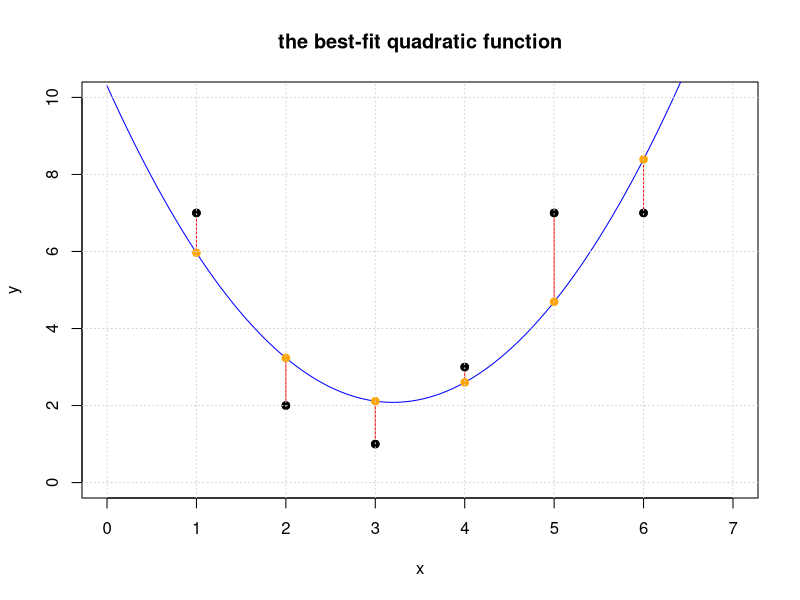
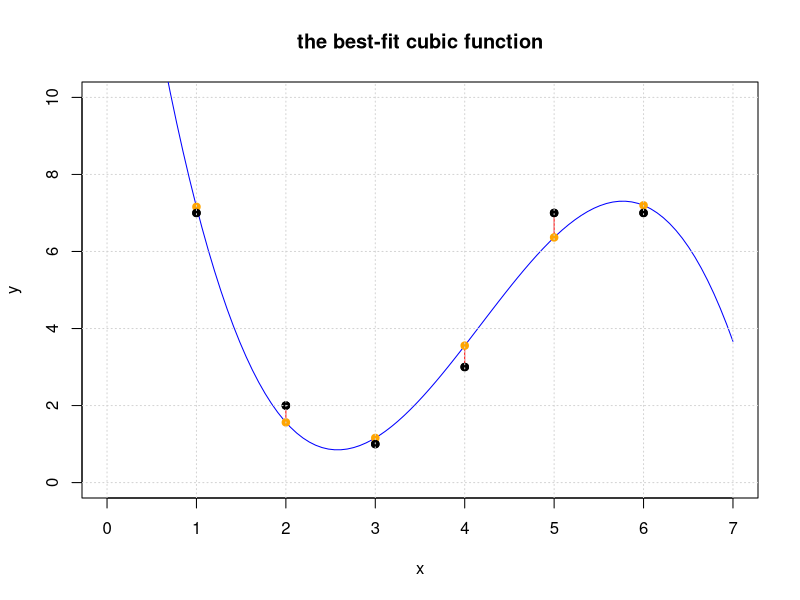
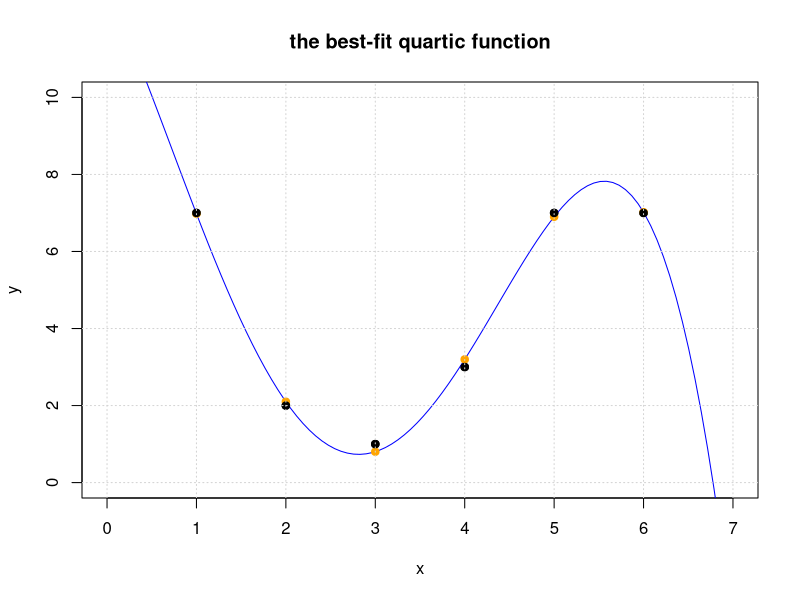
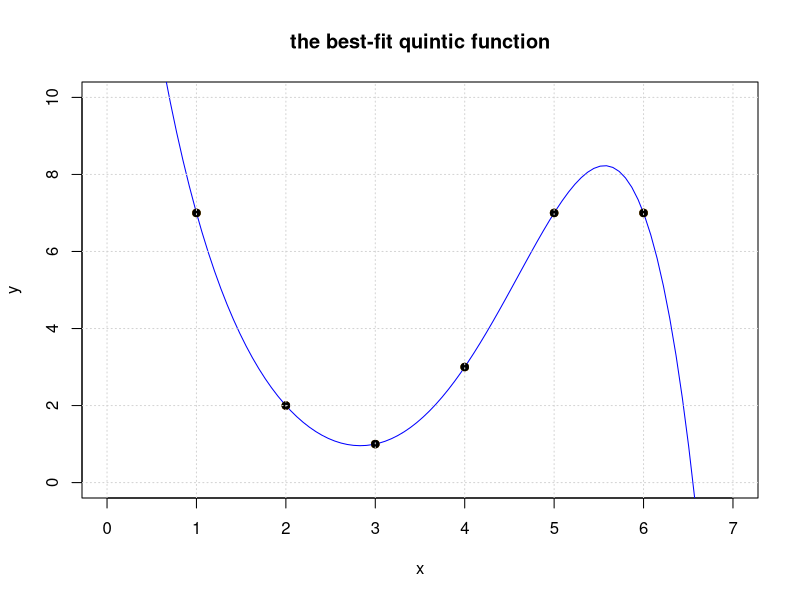
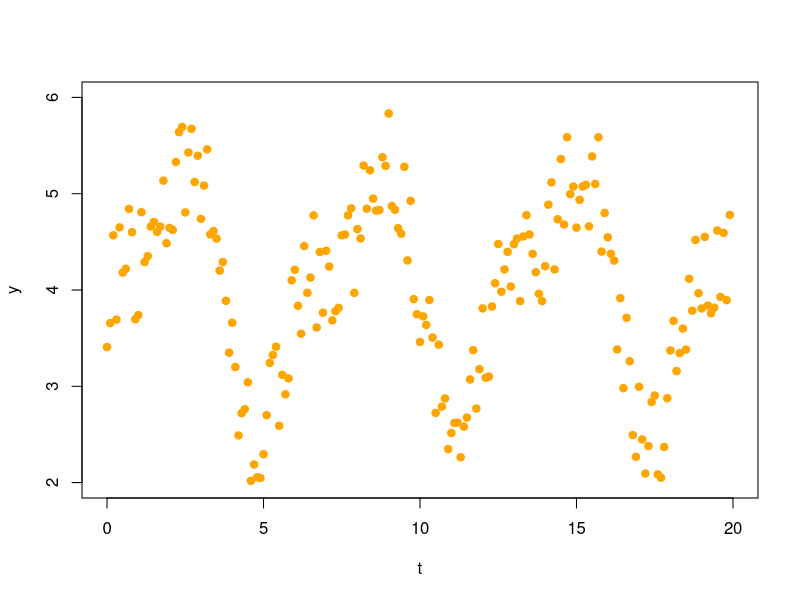
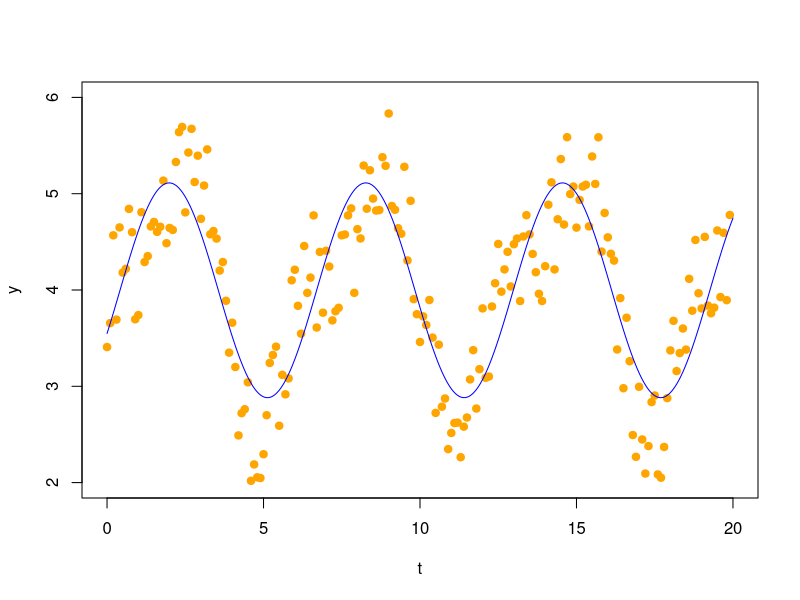
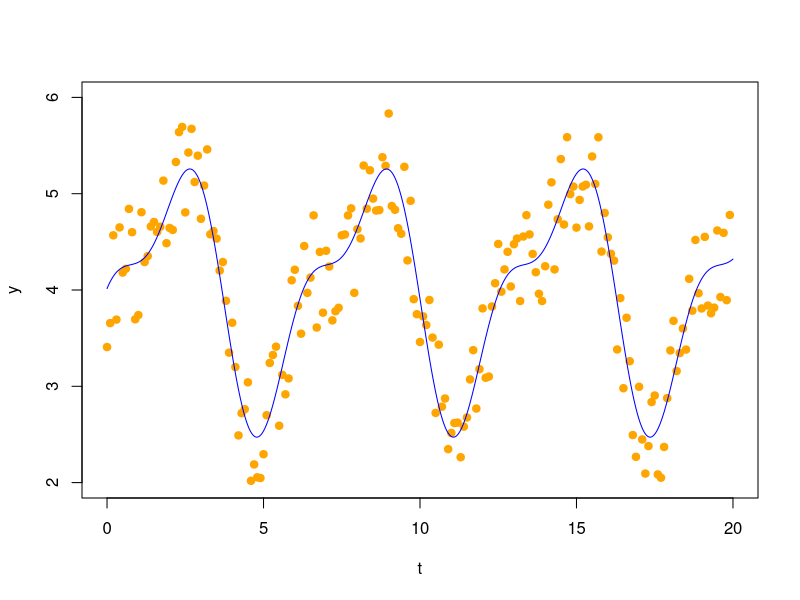
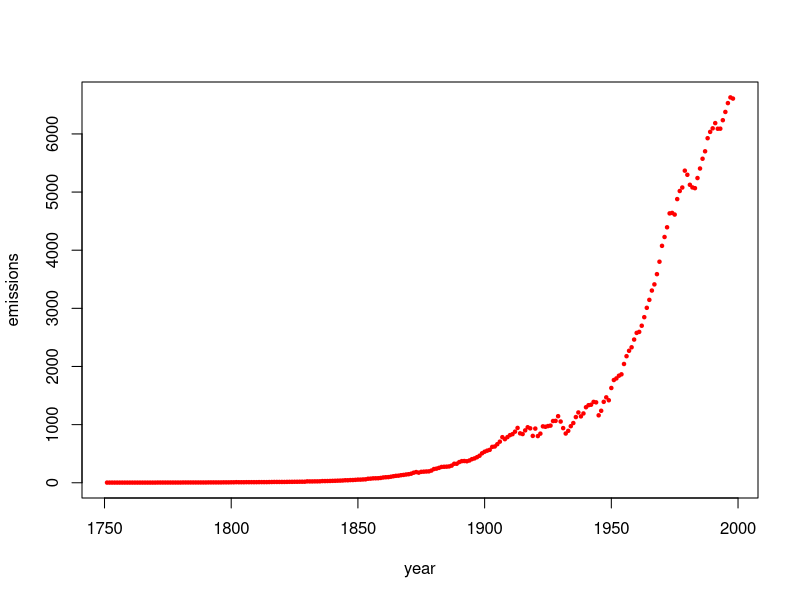

Write R code to recreate these figures, in order.
## ---- chunk 1
require(pracma)
## ---- chunk 2
(A = cbind(c(1,2,-1,-2),c(1,2,3,4),c(1,0,1,0)))
b = c(9,5,5,8)
## ---- chunk 3
t(A) %*% A
## ---- chunk 4
m = cbind(c(1,2,-1,-2),c(1,2,3,4),c(1,0,1,0),c(9,5,5,8))
rref(m)
## ---- chunk 5
(xhat = solve(t(A) %*% A, t(A) %*% b))
(bhat = A %*% xhat)
## ---- chunk 6
(r = b - bhat)
t(A) %*% r
sqrt(t(r) %*% r)
## ---- chunk 7
aplus=(solve(t(A) %*% A)) %*% t(A)
aplus
aplus %*% b
## ---- chunk 8
p= A %*% (solve(t(A) %*% A)) %*% t(A)
p
p %*% b
## ---- chunk 9
p %*% p
## ---- chunk 10
b2 = c(1,2,3,4)
p %*% b2
## ---- chunk 11
(eigen(p))
## ---- chunk 12
x = c(1,2,3,4,5,6)
y = c(7,2,1,3,7,7)
(A = cbind(x^0,x,x^2))
xhat = solve(t(A)%*%A,t(A)%*%y)
yhat = A %*% xhat
r = y - yhat
sqrt(t(r) %*% r)
## ---- chunk 13
#plot the original set of points
plot(x,y,pch=19,xlim=c(0,7),ylim=c(0,10), main='the best-fit quadratic function')
# generate points for the fitted line and plot it
tt = seq(0,7,len=100)  
lines(tt,xhat[1]+xhat[2]*tt+xhat[3]*tt^2,col='blue')
# add the residuals to the plot
for (i in 1:length(x)) {
  lines(c(x[i],x[i]),c(y[i],yhat[i]), col='red')
}
#add yhat to the plot
points(x,yhat,pch=19,col='orange')
#put the original points back on the plot last so we can see them 
points(x,y,pch=19,col="black")
grid()
## ---- chunk 14
x = c(1,2,3,4,5,6)
y = c(7,2,1,3,7,7)
(A = cbind(x^0,x,x^2,x^3))
xhat = solve(t(A)%*%A,t(A)%*%y)
yhat = A %*% xhat
r = y - yhat
sqrt(t(r) %*% r)
## ---- chunk 15
#plot the original set of points
plot(x,y,pch=19,xlim=c(0,7),ylim=c(0,10), main='the best-fit cubic function')
# generate points for the fitted line and plot it
tt = seq(0,7,len=100)  
lines(tt,xhat[1]+xhat[2]*tt+xhat[3]*tt^2+xhat[4]*tt^3,col='blue')
# add the residuals to the plot
for (i in 1:length(x)) {
  lines(c(x[i],x[i]),c(y[i],yhat[i]), col='red')
}
#add yhat to the plot
points(x,yhat,pch=19,col='orange')
#put the original points back on the plot last so we can see them 
points(x,y,pch=19,col="black")
grid()
## ---- chunk 16
x = c(1,2,3,4,5,6)
y = c(7,2,1,3,7,7)
(A = cbind(x^0,x,x^2,x^3,x^4))
xhat = solve(t(A)%*%A,t(A)%*%y)
yhat = A %*% xhat
r = y - yhat
sqrt(t(r) %*% r)
## ---- chunk 17
#plot the original set of points
plot(x,y,pch=19,xlim=c(0,7),ylim=c(0,10), main='the best-fit quartic function')
# generate points for the fitted line and plot it
tt = seq(0,7,len=100)  
lines(tt,xhat[1]+xhat[2]*tt+xhat[3]*tt^2+xhat[4]*tt^3+xhat[5]*tt^4,col='blue')
# add the residuals to the plot
for (i in 1:length(x)) {
  lines(c(x[i],x[i]),c(y[i],yhat[i]), col='red')
}
#add yhat to the plot
points(x,yhat,pch=19,col='orange')
#put the original points back on the plot last so we can see them 
points(x,y,pch=19,col="black")
grid()
## ---- chunk 18
x = c(1,2,3,4,5,6)
y = c(7,2,1,3,7,7)
(A = cbind(x^0,x,x^2,x^3,x^4,x^5))
xhat = solve(t(A)%*%A,t(A)%*%y)
yhat = A %*% xhat
r = y - yhat
sqrt(t(r) %*% r)
## ---- chunk 19
#plot the original set of points
plot(x,y,pch=19,xlim=c(0,7),ylim=c(0,10), main='the best-fit quintic function')
# generate points for the fitted line and plot it
tt = seq(0,7,len=100)  
lines(tt,xhat[1]+xhat[2]*tt+xhat[3]*tt^2+xhat[4]*tt^3+xhat[5]*tt^4+xhat[6]*tt^5,col='blue')
# add the residuals to the plot
for (i in 1:length(x)) {
  lines(c(x[i],x[i]),c(y[i],yhat[i]), col='red')
}
#add yhat to the plot
points(x,yhat,pch=19,col='orange')
#put the original points back on the plot last so we can see them 
points(x,y,pch=19,col="black")
grid()
## ---- chunk 20
MPG=c(16.9,15.5,19.2,18.5,30,27.5,27.2,30.9,20.3,17,21.6,16.2,20.6,20.8,18.6,18.1,17,17.6,16.5,18.2,26.5,21.9,34.1,35.1,27.4,31.5,29.5,28.4,28.8,26.8,33.5,34.2,31.8,37.3,30.5,22,21.5,31.9)
lbs=c( 3967.6,3689.14,3280.55,3585.4,1961.05,2329.6,2093,2029.3,2575.3,2857.4,2543.45,3103.1,3075.8,2793.7,3294.2,3103.1,3494.4,3389.75,3599.05,3485.3,2352.35,2648.1,1797.25,1742.65,2429.7,1810.9,1942.85,2429.7,2361.45,2457,2325.96,2002,1838.2,1938.3,1992.9,2561.65,2366,1925)
HP= c(155,142,125,150,68,95,97,75,103,125,115,133,105,85,110,120,130,129,138,135,88,109,65,80,80,71,68,90,115,115,90,70,65,69,78,97,110,71)
Cyl=c(8,8,8,8,4,4,4,4,5,6,4,6,6,6,6,6,8,8,8,8,4,6,4,4,4,4,4,4,6,6,4,4,4,4,4,6,4,4)
Car = c("BuickEstateWagon", "FordCountrySquireWagon", "ChevyMalibuWagon", "ChryslerLeBaronWagon", "Chevette", "ToyotaCorona", "Datsun510", "DodgeOmni", "Audi5000", "Volvo240GL", "Saab99GLE", "Peugeot694SL", "BuickCenturySpecial", "MercuryZephyr", "DodgeAspen", "AMCConcordD/L", "ChevyCapriceClassic", "FordLTD", "MercuryGrandMarquis", "DodgeStRegis", "FordMustang4", "FordMustangGhia", "MazdaGLC", "DodgeColt", "AMCSpirit", "VWScirocco", "HondaAccordLX", "BuickSkylark", "ChevyCitation", "OldsOmega", "PontiacPhoenix", "PlymouthHorizon", "Datsun210", "FiatStrada", "VWDasher", "Datsun810", "BMW320i", "VWRabbit")
df = data.frame(cbind(lbs,HP,Cyl,MPG)) #Convert to data frame
rownames(df)=Car
df
## ---- chunk 21
x=1:length(MPG) 
y = MPG
(A = cbind(x^0,lbs,HP,Cyl))
xhat = solve(t(A)%*%A,t(A)%*%y)
yhat = A %*% xhat
r = y - yhat
(rLength = sqrt(t(r) %*% r))
## ---- chunk 22
lm( MPG ~ lbs + HP + Cyl)
## ---- chunk 23
tons =  c(1.98, 1.84, 1.64, 1.79, 0.98, 1.16, 1.05, 1.01, 1.29, 1.43, 1.27, 1.55, 1.54, 1.40, 1.65, 1.55, 1.75, 1.69, 1.80, 1.74, 1.18, 1.32, 0.90, 0.87, 1.21, 0.91,0.97, 1.21, 1.18, 1.23, 1.16, 1.00, 0.92, 0.97, 1.00, 1.28, 1.18, 0.96)

A = cbind(x^0,lbs,HP,Cyl, tons)
xhat = solve(t(A)%*%A,t(A)%*%y)
xhat
yhat = A %*% xhat
r = y - yhat
(rLength = sqrt(t(r) %*% r))
## ---- chunk 24
x=1:length(MPG) 
y = MPG
A = cbind(x^0,lbs,HP,Cyl)
xhat = solve(t(A)%*%A,t(A)%*%y)
yhat = A %*% xhat
r = y - yhat
rLength = sqrt(t(r) %*% r)
ystar = rep(mean(y),length(y))
top = Norm(r)^2
bottom = Norm(y-ystar)^2
(rsqrd = 1-(top/bottom))
## ---- chunk 25
t = xx = seq(0,19.9,.1)
y = c(3.407646, 3.656257, 4.567893, 3.692689, 4.650019, 4.180795, 4.220037, 4.842083, 4.600134, 3.695645, 3.739377,
4.807793, 4.290227, 4.351877, 4.659800, 4.706735, 4.603592, 4.657165, 5.135868, 4.486025, 4.644551, 4.624029,
5.329163, 5.639380, 5.693772, 4.806000, 5.427808, 5.673742, 5.121300, 5.394885, 4.739374, 5.084819, 5.460250,
4.578189, 4.612040, 4.534047, 4.201825, 4.290607, 3.887900, 3.349325, 3.660084, 3.200437, 2.490044, 2.720811,
2.762054, 3.041436, 2.018788, 2.188567, 2.054767, 2.047622, 2.294727, 2.699933, 3.242642, 3.325224, 3.411680,
2.590417, 3.118911, 2.916444, 3.081886, 4.100586, 4.210242, 3.835767, 3.546563, 4.456711, 3.970233, 4.128838,
4.774915, 3.610540, 4.395443, 3.764436, 4.407476, 4.243399, 3.684473, 3.779193, 3.815080, 4.567609, 4.576654,
4.774486, 4.847797, 3.970489, 4.631950, 4.535347, 5.292626, 4.844237, 5.243421, 4.949116, 4.824773, 4.830172,
5.379016, 5.289537, 5.832770, 4.872205, 4.833122, 4.641696, 4.584196, 5.279393, 4.307142, 4.926093, 3.904820,
3.748701, 3.460324, 3.726250, 3.636625, 3.896051, 3.505842, 2.723539, 3.432293, 2.788161, 2.873195, 2.347629,
2.515592, 2.618861, 2.622653, 2.263514, 2.580999, 2.675959, 3.071311, 3.375476, 2.769042, 3.177973, 3.808895,
3.088136, 3.101224, 3.828743, 4.070292, 4.477982, 3.982855, 4.213733, 4.396489, 4.036487, 4.475438, 4.534266,
3.885322, 4.555555, 4.776902, 4.577201, 4.374555, 4.184732, 3.960706, 3.885492, 4.246883, 4.885794, 5.117945,
4.213779, 4.734693, 5.359801, 4.680284, 5.586846, 4.995826, 5.074366, 4.647961, 4.935794, 5.074724, 5.092661,
4.660553, 5.386633, 5.101599, 5.585815, 4.399249, 4.799980, 4.546865, 4.375893, 4.305302, 3.382458, 3.915698,
2.980115, 3.711861, 3.260457, 2.493755, 2.267661, 2.994923, 2.447978, 2.093928, 2.379100, 2.836308, 2.904491,
2.084674, 2.050629, 2.370026, 2.877150, 3.372492, 3.679573, 3.158224, 3.345067, 3.600110, 3.381230, 4.116003,
3.785123, 4.519719, 3.966509, 3.808330, 4.551462, 3.838009, 3.758539, 3.816730, 4.618030, 3.926753, 4.593788,
3.894390, 4.779126)
plot(t,y,col="orange",xlim=c(0,20),ylim=c(2,6),pch=19)
## ---- chunk 26
A = cbind(t^0, sin(t),cos(t))
A[1:10,]
## ---- chunk 27
(xhat = solve(t(A) %*% A, t(A) %*% y))
## ---- chunk 28
plot(t,y,col="orange",xlim=c(0,20),ylim=c(2,6),pch=19)
tt = seq(0,20,len=1000)
yy = xhat[1] + xhat[2]*sin(tt) + xhat[3]*cos(tt)
points(tt,yy,type='l',col="blue")
## ---- chunk 29
A2 = cbind(t^0, sin(t),cos(t),sin(2*t),cos(2*t))
(xhat2 = solve(t(A2) %*% A2, t(A2) %*% y))
## ---- chunk 30
plot(t,y,col="orange",xlim=c(0,20),ylim=c(2,6),pch=19)
tt2 = seq(0,20,len=1000)
yy2 = xhat2[1] + xhat2[2]*sin(tt2) + xhat2[3]*cos(tt2) + xhat2[4]*sin(2*tt2) + xhat2[5]*cos(2*tt2)
points(tt2,yy2,type='l',col="blue")
## ---- chunk 31
yhat = A %*% xhat
r1 = y - yhat
Norm(r1)

yhat2 = A2 %*% xhat2
r2= y -yhat2
Norm(r2)
## ---- chunk 32
year=c(1751:1998)
emissions = c(3, 3, 3, 3, 3, 3, 3, 3, 3, 3, 3, 3, 3, 3, 3, 3, 3, 3, 3, 3, 4, 4, 4, 4, 4, 4, 4, 4, 4, 4, 5, 5, 5, 5, 5, 5, 5, 5, 5, 5, 6, 6, 6, 6, 6, 6, 7, 7, 7, 8, 8, 10, 9, 9, 9, 10, 10, 10, 10, 10, 11, 11, 11, 11, 12, 13, 14, 14, 14, 14, 14, 15, 16, 16, 17, 17, 18, 18, 18, 24, 23, 23, 24, 24, 25, 29, 29, 30, 31, 33, 34, 36, 37, 39, 43, 43, 46, 47, 50, 54, 54, 57, 59, 69, 71, 76, 77, 78, 83, 91, 95, 97, 104, 112, 119, 122, 130, 135,
142, 147, 156, 173, 184, 174, 188, 191, 194, 196, 210, 236, 243, 256, 272, 275, 277, 281, 295, 327, 327, 356, 372, 374, 370, 383, 406, 419, 440, 465, 507, 534, 552, 566, 617, 624, 663, 707, 784, 750, 785, 819, 836, 879, 943, 850, 838, 901, 955, 936, 806, 932, 803, 845, 970, 963, 975, 983, 1062, 1065, 1145, 1053, 940, 847, 893, 973, 1027, 1130, 1209, 1142, 1192, 1299, 1334, 1342, 1391, 1383, 1160, 1238, 1392, 1469, 1419, 1630, 1767, 1795, 1841, 1865, 2043, 2177, 2270, 2330, 2463, 2578, 2595, 2701, 2848, 3009, 3146, 3306, 3412, 3588, 3802, 4075, 4227, 4394, 4633, 4641, 4613, 4879, 5018, 5078, 5368, 5297, 5125, 5080, 5067, 5241, 5405, 5573, 5701, 5926, 6035, 6096, 6186, 6089, 6090, 6236, 6378, 6530, 6628, 6608)
plot(year,emissions,pch=20,cex=.7,col="red")
## ---- chunk 33
### your code goes here. 
# be sure to define d and k and A
t=year-1750
y=log(emissions)
A=cbind(t^0,t)  
xhat = solve(t(A) %*% A, t(A) %*% y)
d=xhat[1]
k=xhat[2]
#####
# your code above has found b and k
(a = exp(d))
k
## ---- chunk 34
  f=function(y){a * exp(k*(y-1750))}
  plot(year,f(year),type="l",lwd=3,ylim=c(0,10000),ylab="emissions", main="best fit exponential function")
  points(year,emissions,pch=20,cex=.7,col="red")
